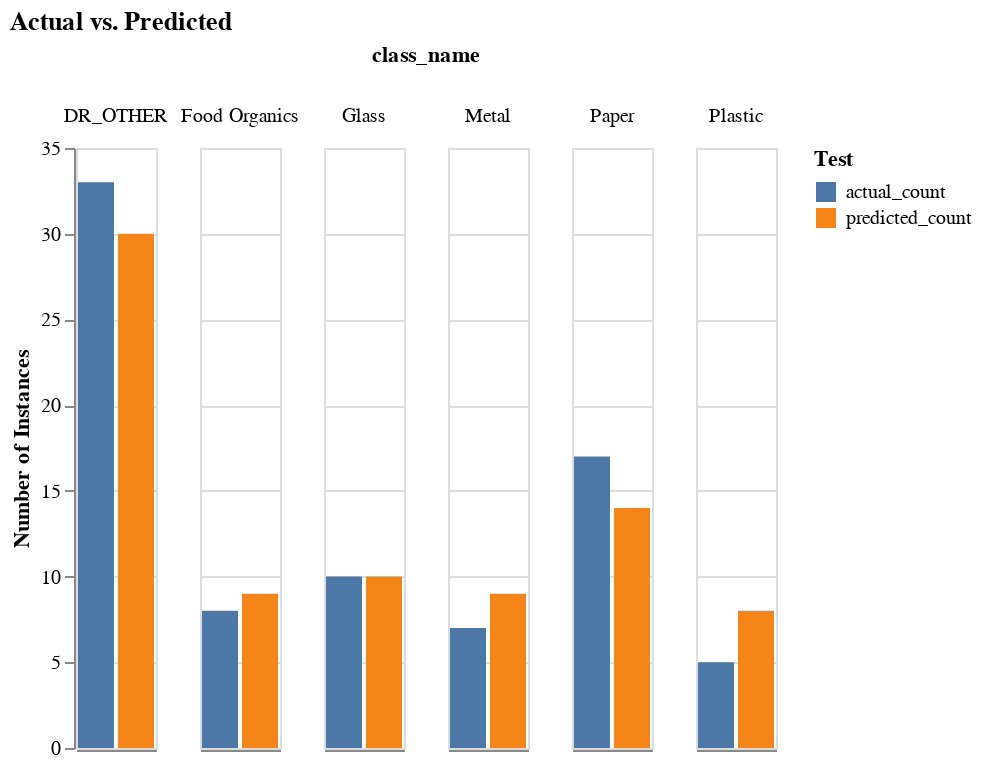

The cell this chart's notebook holds for it:
### Code cell
import altair as alt
import pandas as pd 

dtc = pd.DataFrame([{'class_name': c['class_name'], 'actual_count':c['actual_count'], 'predicted_count':c['predicted_count']} for c in  con_chart.class_metrics])
dtc = dtc.melt(id_vars=['class_name'], value_vars=['actual_count', 'predicted_count'], var_name="Test")
dtc


alt.Chart(dtc, title="Actual vs. Predicted").mark_bar().encode(
    alt.Column('class_name:N'),

    alt.Color('Test:N'), 
    alt.X('Test:N', axis=alt.Axis(labels=False, ticks=False), title=None),

    alt.Y('value:Q', title='Number of Instances')

)

### Figure 1 — Vega-Lite specification as saved in the notebook (floating-point values rounded to 4 significant figures)
{"config": {"view": {"continuousWidth": 300, "continuousHeight": 300}}, "data": {"name": "data-0420b3b3c938ad04a9c2740b570ed39a"}, "mark": {"type": "bar"}, "encoding": {"color": {"field": "Test", "type": "nominal"}, "column": {"field": "class_name", "type": "nominal"}, "x": {"axis": {"labels": false, "ticks": false}, "field": "Test", "title": null, "type": "nominal"}, "y": {"field": "value", "title": "Number of Instances", "type": "quantitative"}}, "title": "Actual vs. Predicted", "$schema": "https://vega.github.io/schema/vega-lite/v5.20.1.json", "datasets": {"data-0420b3b3c938ad04a9c2740b570ed39a": [{"class_name": "DR_OTHER", "Test": "actual_count", "value": 33}, {"class_name": "Food Organics", "Test": "actual_count", "value": 8}, {"class_name": "Glass", "Test": "actual_count", "value": 10}, {"class_name": "Metal", "Test": "actual_count", "value": 7}, {"class_name": "Paper", "Test": "actual_count", "value": 17}, {"class_name": "Plastic", "Test": "actual_count", "value": 5}, {"class_name": "DR_OTHER", "Test": "predicted_count", "value": 30}, {"class_name": "Food Organics", "Test": "predicted_count", "value": 9}, {"class_name": "Glass", "Test": "predicted_count", "value": 10}, {"class_name": "Metal", "Test": "predicted_count", "value": 9}, {"class_name": "Paper", "Test": "predicted_count", "value": 14}, {"class_name": "Plastic", "Test": "predicted_count", "value": 8}]}}
